Frame 1 (no input): blank canvas, image omitted
Frame 60 (no input): blank canvas, image omitted
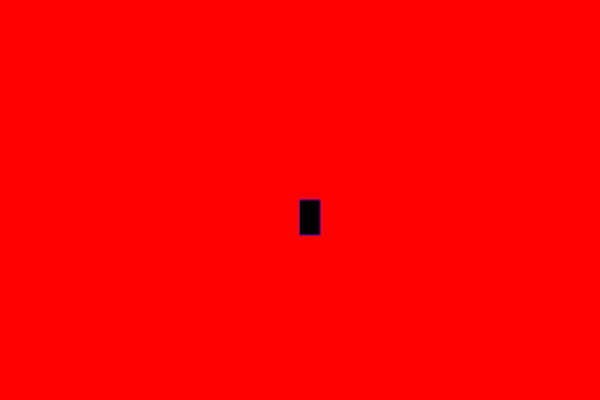
Frame 120 (the mouse pressed at the canvas centre since frame 60)

The p5.js sketch whose frames 1 and 60 were blank and that drew this single picture after the mouse press (run headless with seeded random() and noise() and a simulated clock; from frame 60 on, the mouse is pressed at the canvas centre):

// p5.js sketch
// ── sketch.js
function setup() {
    createCanvas(600, 400);
   background("red");
  }
  function draw() {
   
    stroke("purple");
    fill("black");
    if (mouseIsPressed) {
      rect(mouseX, mouseY, 20, 35);
    }
  }
  
